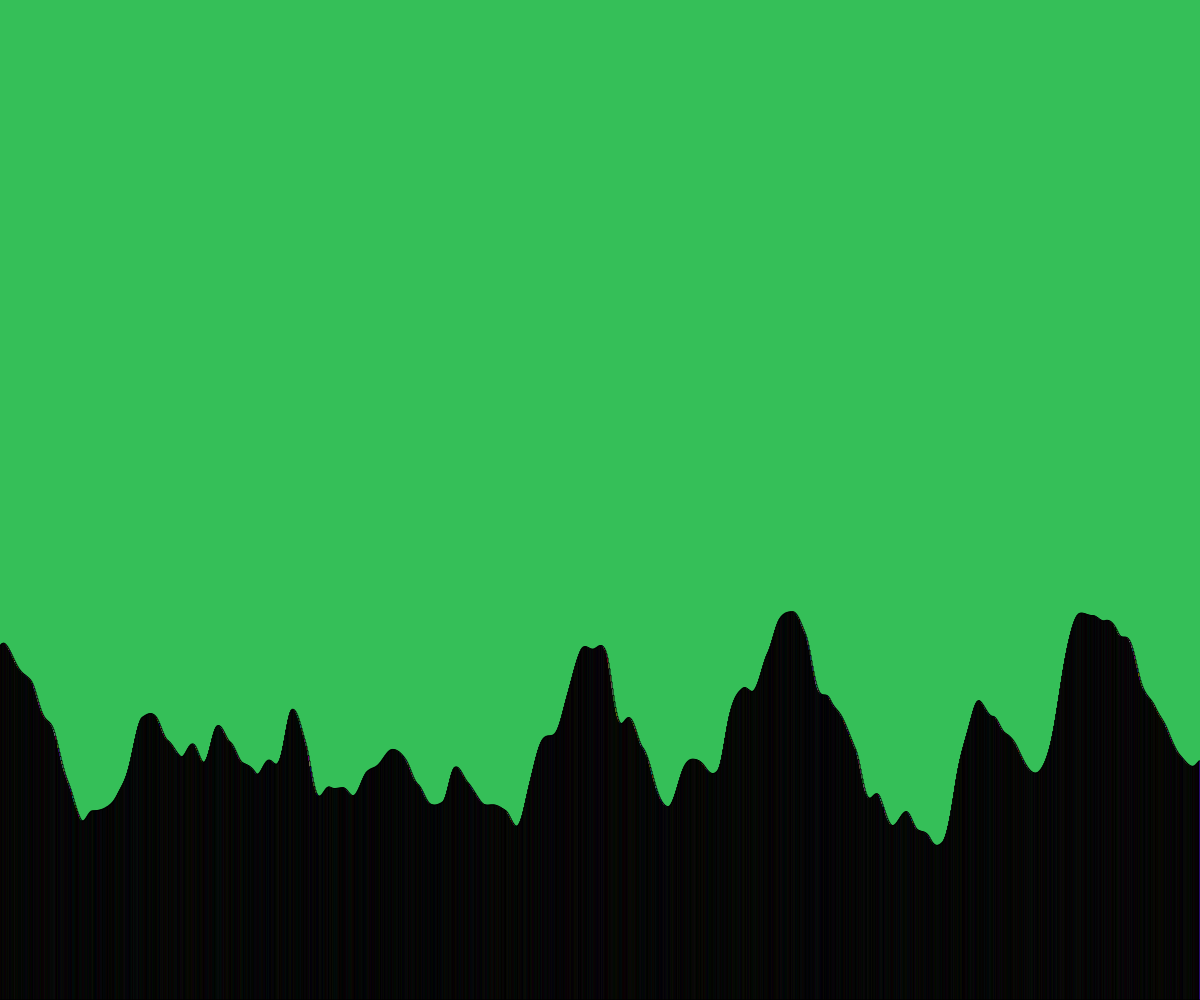
Frame 1 (no input)
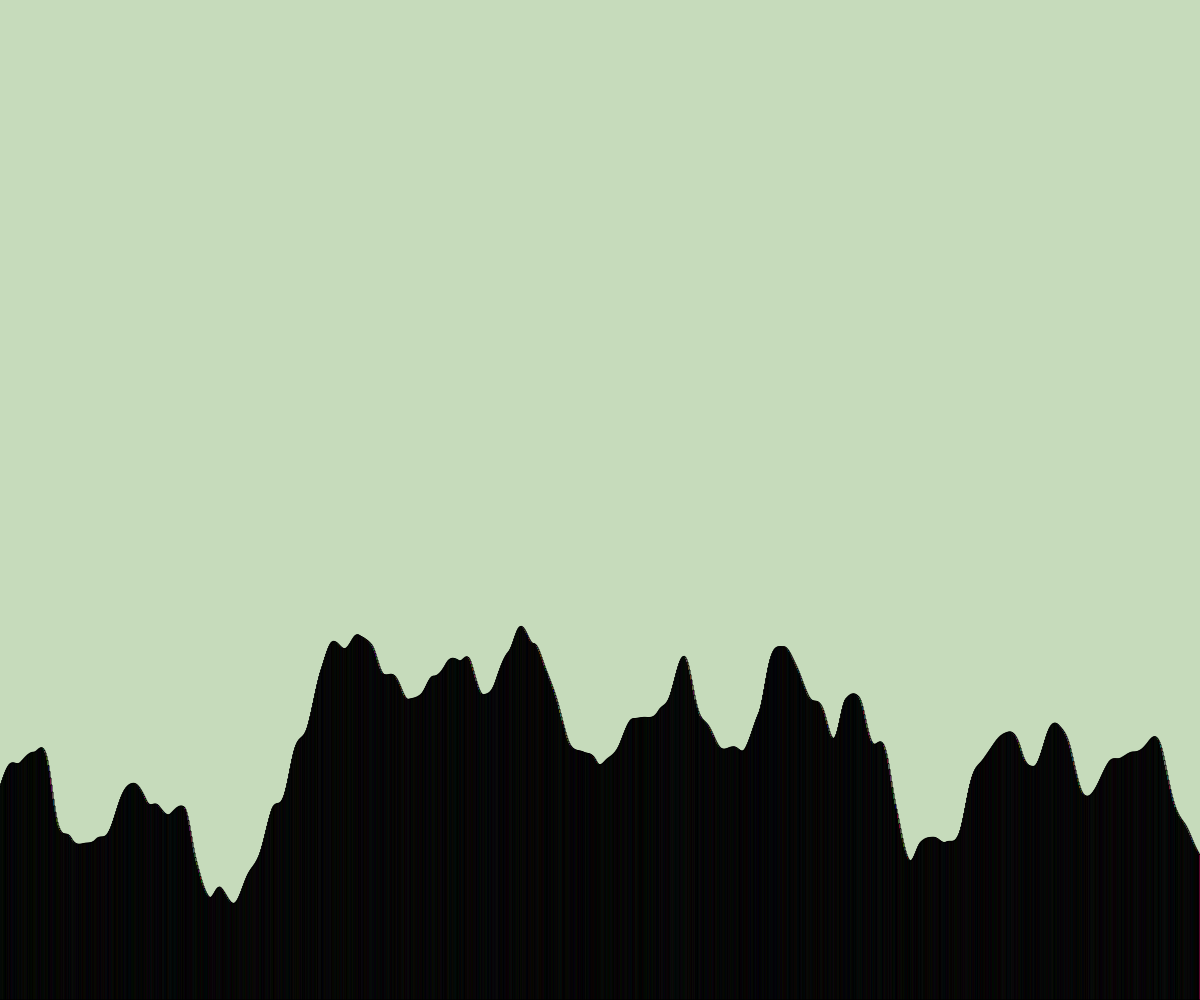
Frame 60 (no input)
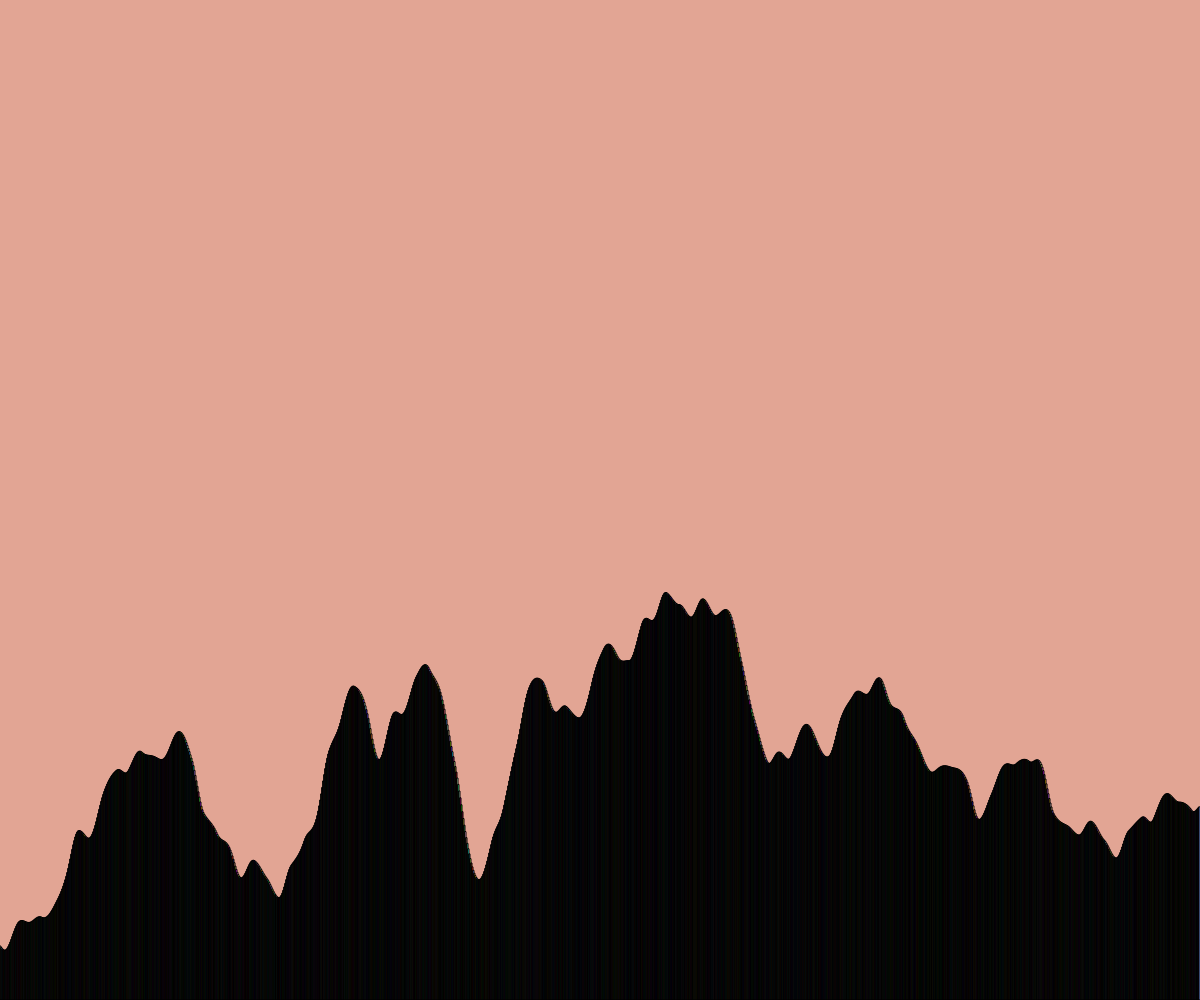
Frame 120 (the mouse pressed at the canvas centre since frame 60)

The p5.js sketch that drew these frames (run headless with seeded random() and noise() and a simulated clock; from frame 60 on, the mouse is pressed at the canvas centre):

// p5.js sketch
// ── sketch.js
// Terrain Generation
// Uday Sandhu
// September 21st, 2022
//
// Extra for Experts:
// - describe what you did to take this project "above and beyond"
let theHeights = [];
let start = 0;

function setup() {
  createCanvas(windowWidth, windowHeight);
}

function draw() {
  theHeights = genHeights(2000);
  background(random(255), random(255), random(255));
  for (let i = start; i< start + width; i++) {
    dispRect(i-start, theHeights[i], 1);
  }

  if(keyIsPressed) {
    start++;
  }
}

function dispRect(x, recth, rectw) {
  let y = height - recth;
  fill(random(255), random(255), random(255));
  rect(x,y,rectw,recth);
}

function genHeights(n) {
  let tempAr = [];
  let time = random(10000);
  for(let i = 0; i < n; i++){
    tempAr.push(noise(time) * height/2);
    time+= 0.01;
  }
  return tempAr;
}

let ive = {
  been: "in",
  the: "hills",
  fucking: "dudes",
}
